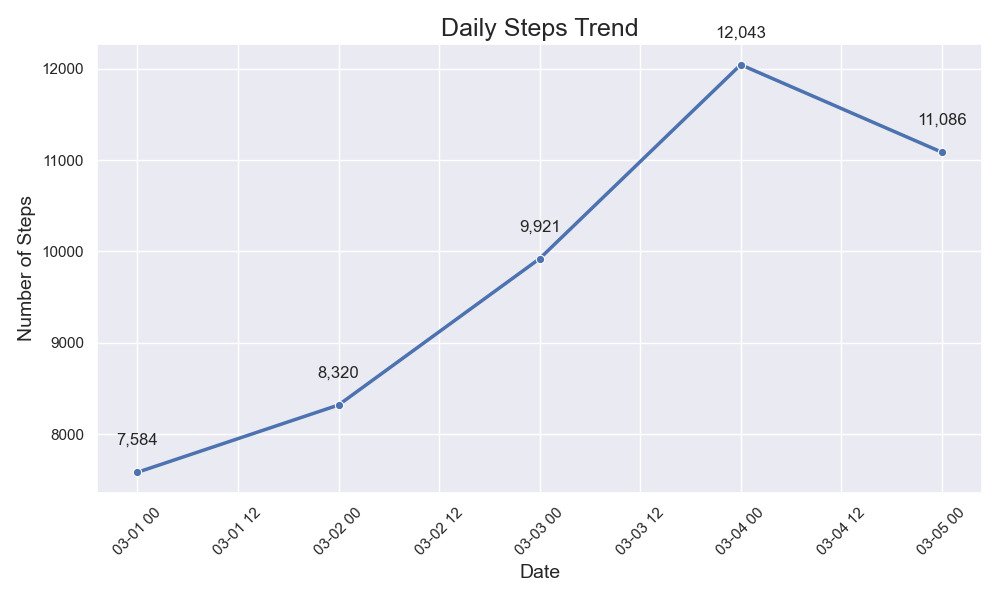

This chart was generated by the following Python code:

import seaborn as sns
import pandas as pd
import matplotlib.pyplot as plt

# Given table data
data = [
    {'Date': '2023-03-01', 'Steps': 7584},
    {'Date': '2023-03-02', 'Steps': 8320},
    {'Date': '2023-03-03', 'Steps': 9921},
    {'Date': '2023-03-04', 'Steps': 12043},
    {'Date': '2023-03-05', 'Steps': 11086}
]

# Convert the data into a pandas DataFrame
df = pd.DataFrame(data)

# Convert the 'Date' column to datetime
df['Date'] = pd.to_datetime(df['Date'])

# Set the style of the seaborn chart
sns.set_theme(style="darkgrid")

# Create the line plot
plt.figure(figsize=(10, 6))  # Custom figure size
line_plot = sns.lineplot(data=df, x='Date', y='Steps', marker='o', linewidth=2.5)

# Set the title and labels of the plot
plt.title('Daily Steps Trend', fontsize=18)
plt.xlabel('Date', fontsize=14)
plt.ylabel('Number of Steps', fontsize=14)

# Optionally, you can format the x-axis to show the date format more clearly
plt.xticks(rotation=45)  # Rotate x-axis labels for better readability

# Highlight each data point on the plot with annotations
for i in range(len(df)):
    plt.text(df.loc[i, 'Date'], df.loc[i, 'Steps'] + 300,  # Position of the text
             f"{df.loc[i, 'Steps']:,}",                 # Format the number with commas
             ha='center')                               # Centrally align the text for neatness

# Tight layout for better spacing
plt.tight_layout()

# Show the plot
plt.show()
